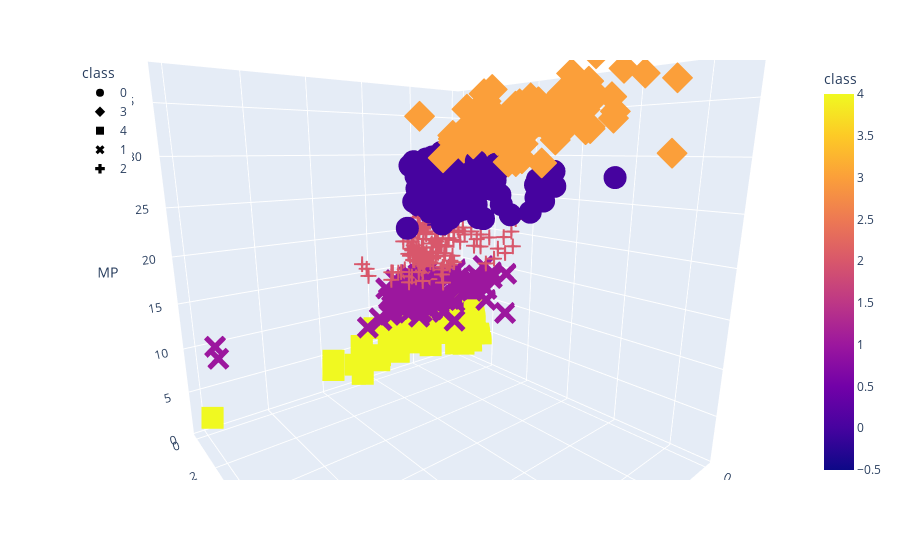

The notebook cell this image was saved under:
### Code cell
# Plot the 3D-scatter with x="Annual Income", y="Spending Score (1-100)" and z="Age"
fig = px.scatter_3d(
    five_clusters,
    x="3P%",
    y="FG",
    z="MP",
    color="class",
    symbol="class",
    width=1000,
)
fig.update_layout(legend=dict(x=0, y=1))
fig.show()
